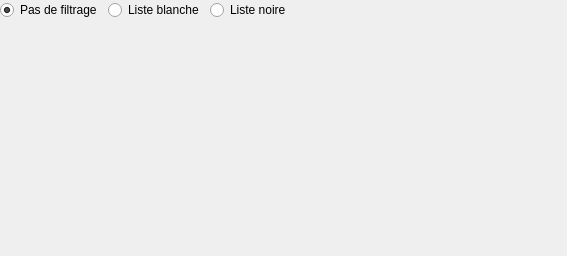
<?xml version="1.0" encoding="UTF-8"?>
<ui version="4.0">
 <class>UserKeyIpFilterWidget</class>
 <widget class="QWidget" name="UserKeyIpFilterWidget">
  <property name="geometry">
   <rect>
    <x>0</x>
    <y>0</y>
    <width>567</width>
    <height>256</height>
   </rect>
  </property>
  <property name="windowTitle">
   <string>User informations</string>
  </property>
  <property name="locale">
   <locale language="English" country="UnitedStates"/>
  </property>
  <layout class="QGridLayout" name="gridLayout_3">
   <property name="leftMargin">
    <number>0</number>
   </property>
   <property name="topMargin">
    <number>0</number>
   </property>
   <property name="rightMargin">
    <number>0</number>
   </property>
   <property name="bottomMargin">
    <number>0</number>
   </property>
   <item row="2" column="0" colspan="4">
    <widget class="IpFilterTableWidget" name="wdg_ip_whitelist" native="true"/>
   </item>
   <item row="0" column="3">
    <spacer name="horizontalSpacer">
     <property name="orientation">
      <enum>Qt::Horizontal</enum>
     </property>
     <property name="sizeHint" stdset="0">
      <size>
       <width>40</width>
       <height>20</height>
      </size>
     </property>
    </spacer>
   </item>
   <item row="0" column="1">
    <widget class="QRadioButton" name="rbtn_whitelist">
     <property name="text">
      <string>Liste blanche</string>
     </property>
    </widget>
   </item>
   <item row="0" column="0">
    <widget class="QRadioButton" name="rbtn_no_filter">
     <property name="text">
      <string>Pas de filtrage</string>
     </property>
     <property name="checked">
      <bool>true</bool>
     </property>
    </widget>
   </item>
   <item row="0" column="2">
    <widget class="QRadioButton" name="rbtn_blacklist">
     <property name="text">
      <string>Liste noire</string>
     </property>
    </widget>
   </item>
   <item row="1" column="0" colspan="4">
    <widget class="IpFilterTableWidget" name="wdg_ip_blacklist" native="true"/>
   </item>
  </layout>
 </widget>
 <customwidgets>
  <customwidget>
   <class>IpFilterTableWidget</class>
   <extends>QWidget</extends>
   <header>geoplateforme.gui.user_keys.wdg_ip_filter_table</header>
   <container>1</container>
  </customwidget>
 </customwidgets>
 <resources/>
 <connections/>
</ui>
